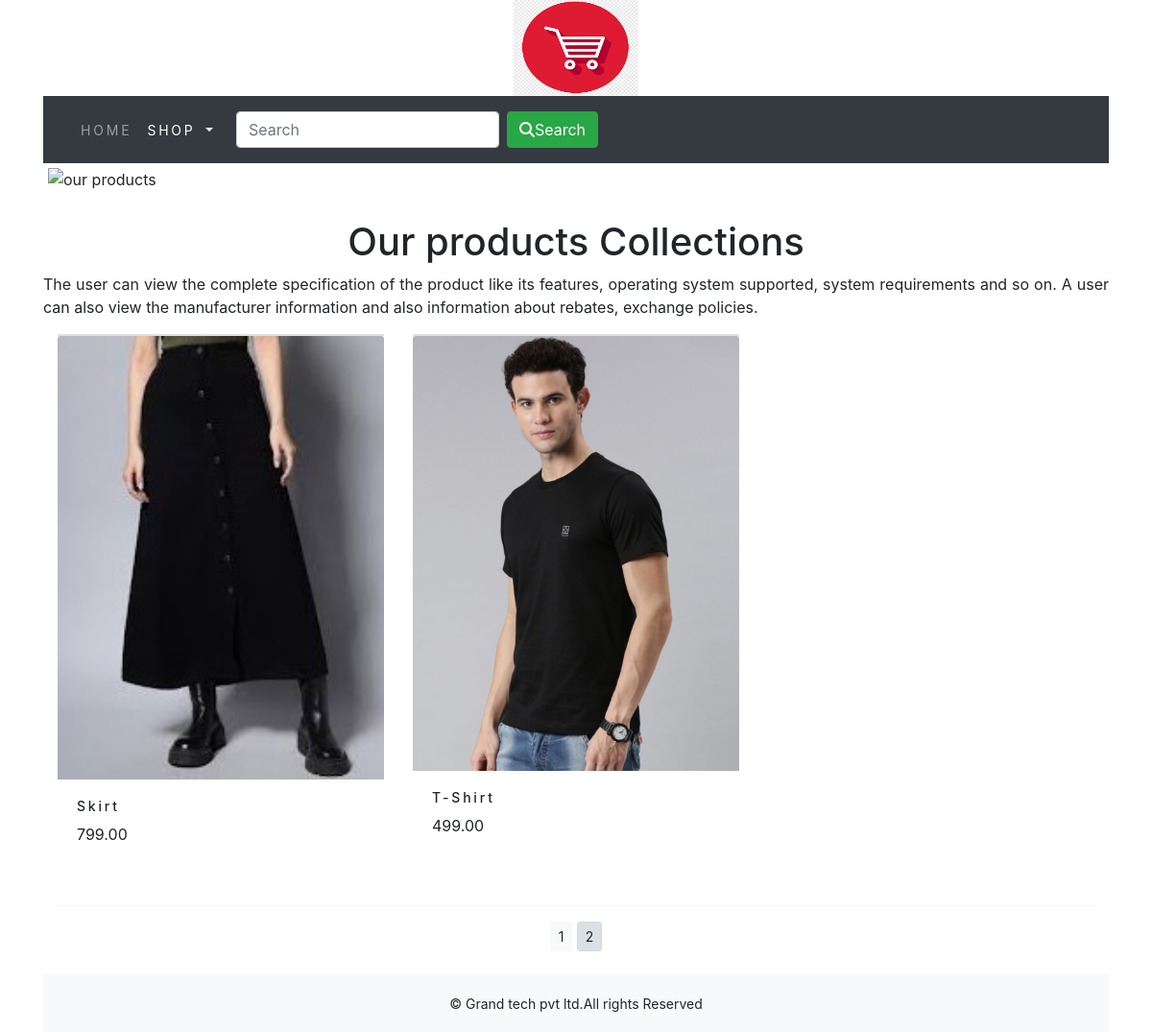
Screenshot of /shop/?page=2 with the database file from the repository.
### shop/models.py (models this page shows, shortened)
class Product(models.Model):
    name = models.CharField(max_length=250, unique=True)
    slug = models.SlugField(max_length=250, unique=True)
    description = models.TextField(blank=True)
    price = models.DecimalField(max_digits=10, decimal_places=2)
    category = models.ForeignKey(Category, on_delete=models.CASCADE)
    image = models.ImageField(upload_to='product', blank=True)
    stock = models.IntegerField()
    available = models.BooleanField(default=True)
    created = models.DateTimeField(auto_now_add=True)
    updated = models.DateTimeField(auto_now=True)
    def get_url(self):
        return reverse('shop:prodCatdetail',args=[self.category.slug, self.slug])
    class Meta:
        ordering = ('name',)
        verbose_name = 'product'
        verbose_name_plural = 'products'

### shop/views.py (the view)
# urls.py: path('', views.allProdCat, name='allProdCat'),
def allProdCat(request, c_slug = None):
    c_page=None
    products_list=None
    if c_slug!=None:
        c_page = get_object_or_404(Category, slug=c_slug)
        products_list = Product.objects.all().filter(category=c_page, available=True)
    else:
        products_list = Product.objects.all().filter(available=True)
    paginator = Paginator(products_list, 6)
    try:
        page = int(request.GET.get('page', '1'))
    except:
        page = 1
    try:
        products = paginator.page(page)
    except (EmptyPage, InvalidPage):
        products = paginator.page(paginator.num_pages)
    return render(request, "category.html", {'category': c_page, 'products': products})

### cart/context_processors.py (called while the page is built)
def counter(request):
    item_count = 0
    if 'admin' in request.path:
        return {}
    else:
        try:
            cart = Cart.objects.filter(cart_id=_cart_id(request))
            car_items = CartItem.objects.all().filter(cart=cart[:1])
            for cart_item in car_items:
                item_count += cart_item.quantity
        except Cart.DoesNotExist:
            item_count = 0
    return dict(item_count=item_count)

### cart/views.py (called while the page is built)
def _cart_id(request):
    cart = request.session.session_key
    if not cart:
        cart = request.session.create()
    return cart

### shop/context_processors.py (called while the page is built)
def menu_links(request):
    links = Category.objects.all()
    return dict(links=links)

### shop/models.py (called while the page is built)
    def get_url(self):
        return reverse('shop:products_by_category', args=[self.slug])

### templates/category.html (shortened to what this page needs)
{% extends 'base.html' %}
{% load static %}
{% block content %}
<div class="mx_auto">
    {% if category %}
    <img class="my_image" src="{{category.image.url}}" alt="{{category.name}}">
</div>
    <br>
<div>
        <h1 class="text-center my_tittle">{{category.description}}</h1>
        <p class="text-justify">{{category.description}}</p>
</div>
    {% else %}
<div>
<img class="my_image my_image_padding" src="{% static 'img/banner.png' %}" alt="our products" height="500px" width="1120px;">
</div>
<br>
<div>
    <h1 class="text-center my_title"> Our products Collections</h1>
    <p class="text-justify"> The user can view the complete specification of the product like its
features, operating system supported, system requirements and so on. A user can also view the
manufacturer information and also information about rebates, exchange policies. </p>
</div>
    {% endif %}
<div class="container">
    <div class="row mx_auto">
        {% for product in products.object_list %}
        <div class="my_bottom_margin col-9 col-sm-12 col-md-4 xol-lg-4">
            <div class="card text-center" style="min-width:18rem;">
            </div>
            <a href="{{product.get_url}}"><img class="card-img-top my_image" src="{{product.image.url}}" alt="{{Product.name}}"></a>
            <div class="card-body">
                <h4>{{product.name}}</h4>
                <p>{{product.price}}</p>
            </div>
        </div>
        {% endfor %}
    </div>
    <div class="mx-auto">
        {% if products.paginator.num_pages > 1 %}
        <hr>
        <div class="text-center">
            {% for pg in products.paginator.page_range %}
                <a href="?page={{pg}}" class="btn btn-light btn-sm {% if products.number == pg %} active {% endif %}">{{pg}}</a>
            {% endfor %}
        </div>
        {% endif %}
    </div>
    <br>
</div>
{% endblock %}

### static/css/custom.css (style rules this page uses)
body { font-family: 'Roboto', sans-serif; }
.my_image_padding { padding:5px; }
.my_bottom_margin { margin-bottom:10px; }
.card-body h4 { font-size:14px; text_transform:uppercase; letter-spacing:.2em; }

### rows the page displays
Product: image (picture), name "Skirt", price "799.00"
Product: image (picture), name "T-Shirt", price "499.00"

### other values shown
{{ pg }} "1" "2"
